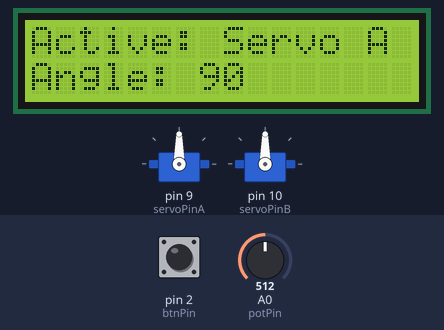
Bench run of a sketch on a simulated Arduino Uno, built with avr-gcc and run on an emulated ATmega328P. Shown: 2 × servo, 16×2 character LCD. Inputs (shaded band) come from the test bench; at power-on: pin 2 (btnPin) LOW, A0 (potPin) = 512.

Above: at 2.2 s.
2.3 s: pin 2 (btnPin) pulled HIGH for 0.15 s
At 3.5 s:
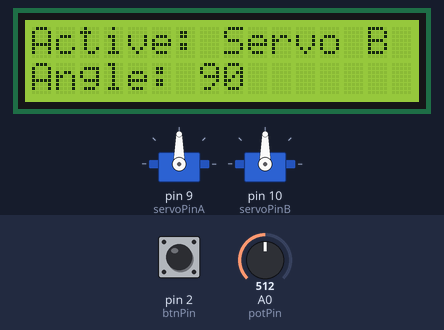
3.9 s: A0 (potPin) set to 716
At 4.4 s:
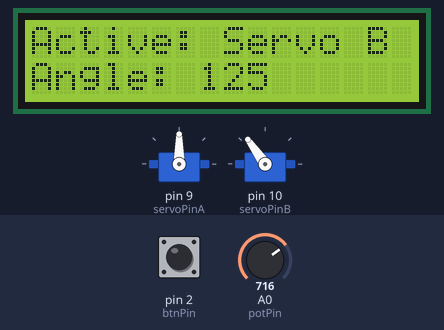
5.4 s: A0 (potPin) set to 900
At 6.6 s:
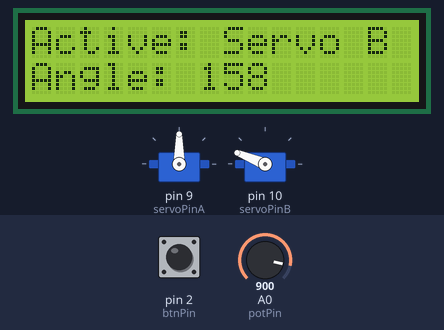
6.9 s: pin 2 (btnPin) pulled HIGH for 1 s
At 7.8 s:
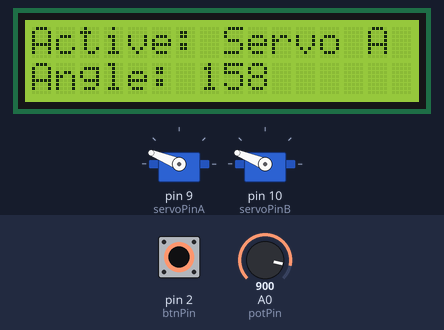
9.4 s: A0 (potPin) set to 1023
At 10.6 s:
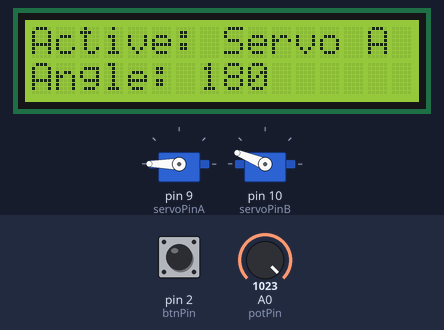
10.9 s: pin 2 (btnPin) pulled HIGH for 0.15 s
At 11.8 s:
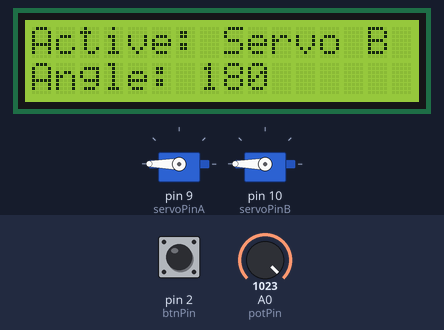
Timing chart, 0 to 13.5 s (numbered marks = the images above; inputs shaded):
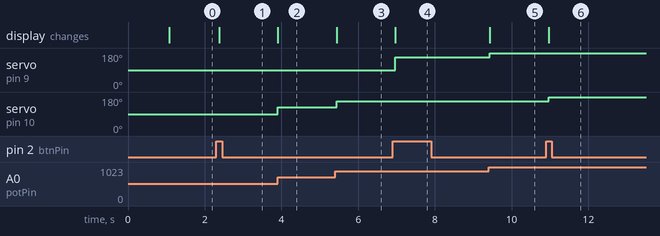

The sketch:

part_c_code.ino
```cpp
#include <Servo.h>
#include <LiquidCrystal.h>

// --- Pin definitions ---
const int btnPin     = 2;
const int potPin     = A0;
const int servoPinA  = 9;
const int servoPinB  = 10;
const int rs = 7, en = 6, d4 = 5, d5 = 4, d6 = 3, d7 = 8;

// --- Objects ---
Servo servoA, servoB;
LiquidCrystal lcd(rs, en, d4, d5, d6, d7);

// --- State vars ---
bool activeServo = false;  // false = A, true = B
int lastBtnState = LOW;
unsigned long lastDebounce = 0;
const unsigned long debounceDelay = 50;

void setup() {
  // initialize serial (optional)
  Serial.begin(9600);

  // attach servos
  servoA.attach(servoPinA);
  servoB.attach(servoPinB);

  // button input
  pinMode(btnPin, INPUT);

  // LCD init
  lcd.begin(16, 2);
  lcd.print("Servo Controller");
  delay(1000);
  lcd.clear();
}

void loop() {
  // --- Button debouncing & toggle ---
  int reading = digitalRead(btnPin);
  if (reading != lastBtnState) {
    lastDebounce = millis();
  }
  if ((millis() - lastDebounce) > debounceDelay) {
    static int btnState = LOW;
    if (reading != btnState) {
      btnState = reading;
      if (btnState == HIGH) {
        activeServo = !activeServo;
      }
    }
  }
  lastBtnState = reading;

  // --- Read pot & map to angle ---
  int potVal = analogRead(potPin);
  int angle = map(potVal, 0, 1023, 0, 180);

  // --- Apply to active servo ---
  if (!activeServo) {
    servoA.write(angle);
  } else {
    servoB.write(angle);
  }

  // --- Update LCD ---
  lcd.setCursor(0, 0);
  lcd.print("Active: Servo ");
  lcd.print(activeServo ? 'B' : 'A');
  lcd.print("   "); // clear trailing
  lcd.setCursor(0, 1);
  lcd.print("Angle: ");
  lcd.print(angle);
  lcd.print("   ");

  // small delay
  delay(50);
}
```

Measured:
- after the input at 2.3 s, the display: changes after 0.08 s (image 1)
- after the input at 3.9 s, servo on pin 10 (servoPinB): 90° → 125° at once; the display: changes at once (image 2)
- after the input at 5.4 s, servo on pin 10 (servoPinB): 125° → 158° at once; the display: changes at once (image 3)
- after the input at 6.9 s, servo on pin 9 (servoPinA): 90° → 158° after 0.07 s; the display: changes after 0.07 s (image 4)
- after the input at 9.4 s, servo on pin 9 (servoPinA): 158° → 180° at once; the display: changes at once (image 5)
- after the input at 10.9 s, servo on pin 10 (servoPinB): 158° → 180° after 0.06 s; the display: changes after 0.06 s (image 6)
